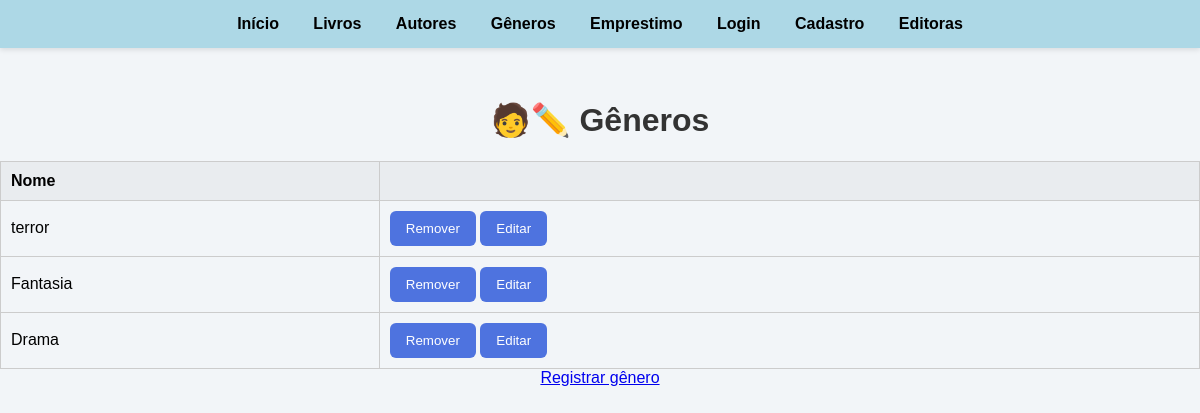
The app's page /generos (signed in), older data.
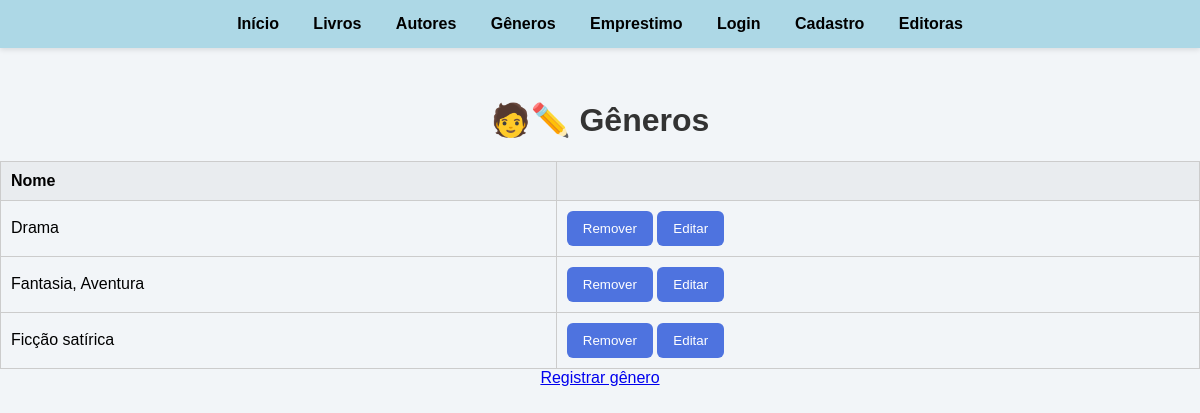
The same page, newer data.
### tables this page shows
CREATE TABLE generos (
    id_genero INTEGER PRIMARY KEY AUTOINCREMENT,
    nome_genero VARCHAR(255) NOT NULL
);

### app.py (the view)
@app.route('/generos', methods=["GET","POST"])
@login_required
def generos():
    conexao = obter_conexao()
    generos = conexao.execute('SELECT * FROM generos').fetchall()
    conexao.close()
    return render_template('generos.html',generos=generos)

### app.py (called while the page is built)
@login_manager.user_loader
def load_user(user_id):
    return User.achar_email(user_id)

### database.py (called while the page is built)
def obter_conexao():
    conexao = sqlite3.connect('livros.db')
    conexao.execute("PRAGMA foreign_keys = ON")
    conexao.row_factory = sqlite3.Row
    return conexao

### modelos/__init__.py (called while the page is built)
    @classmethod
    def achar_email(cls, email):
        conexao = obter_conexao()
        sql = "SELECT * FROM usuarios WHERE email = ?"
        resultado = conexao.execute(sql, (email,)).fetchone()
        if resultado:
            return User(
                email=resultado['email'],
                nome=resultado['nome_usuario'],
                senha=resultado['senha_usuario'],
                numero_telefone=resultado['numero_telefone'],
                data_inscricao=resultado['data_inscricao']
            )
        return None

### templates/generos.html (shortened to what this page needs)
{% extends 'base.html'%}
{% block conteudo %}
    <h1>🧑✏️ Gêneros</h1>
    {% if generos %}
    <table border="1">
        <tr>
            <th>Nome</th>
            <th></th>
        </tr>
        {% for genero in generos %}
        <tr>
            <td>{{ genero.nome_genero }}</td>
            <td>
                <a>
                    <form action="{{ url_for('remover_genero', id = genero.id_genero) }}" method="post" style="display:inline;">
                    <button type="submit">Remover</button>
                    </form>
                </a>
                <a href="{{ url_for('editar_genero', id = genero.id_genero) }}"><button type="button">Editar</button></a>
            </td>
        </tr>
        {% endfor %}
    </table>
    {% else %}
        <p>Nenhum genero cadastrado.</p>
    {% endif %}
    <a href="{{url_for('registrar_genero')}}">Registrar gênero</a>
{% endblock %}

Row changes from the older to the newer data that the page shows:
removed generos: nome_genero "terror"
removed generos: nome_genero "Fantasia"
added generos: nome_genero "Fantasia, Aventura"
added generos: nome_genero "Ficção satírica"
